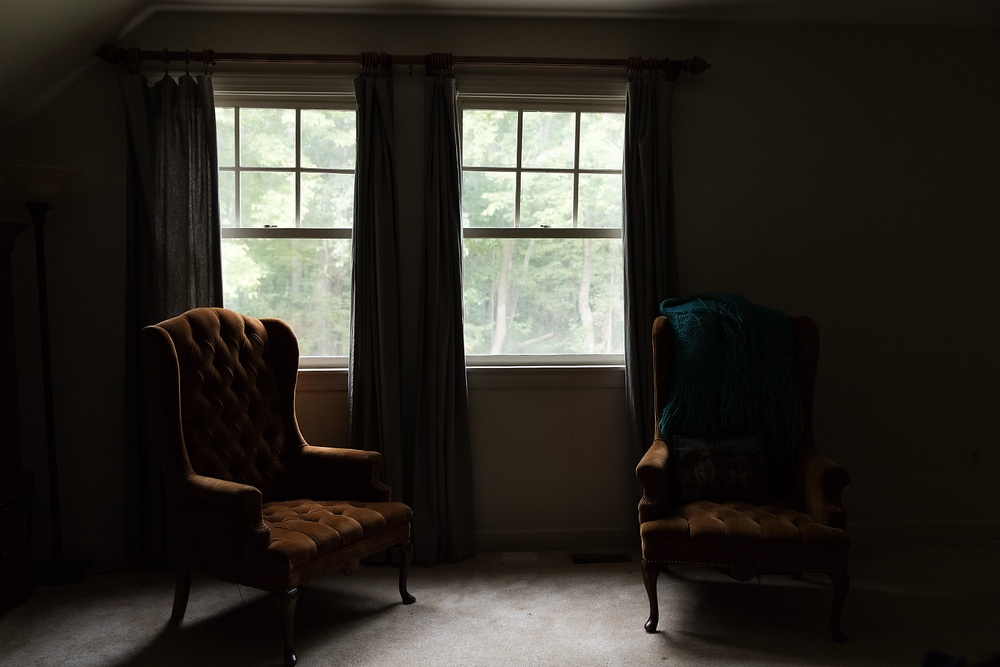
#> input picture Computer Vision/Sample_Images/IMG1.jpg, 1000 x 667 px, shrunk from 1600 x 1067 before the run; its folder holds only this picture in this run
$ python -i FCV_Code.py   (imports and definitions only)
#> lines starting #> are read from the running program, lines starting #| are printed output that depends on the picture
#> further down, picture is the input picture: shape (667, 1000, 3); mean B, G, R 37.2, 43.7, 47.3
import cv2
import numpy as np
import streamlit as st
import glob
import matplotlib.pyplot as plt

# Set Streamlit page configuration
# [4 lines not run here, left out]
# Input for gamma value
# [1 line that did not run here, left out]
# [14 lines not run here, left out]

# ---- Define Image Processing Methods ----
# Method 1: CLAHE
def apply_clahe(image):
    lab_image = cv2.cvtColor(image, cv2.COLOR_BGR2LAB)
#> lab_image: shape (667, 1000, 3); mean of channels 0, 1, 2 43, 128.5, 131.9
    l_channel, a_channel, b_channel = cv2.split(lab_image)
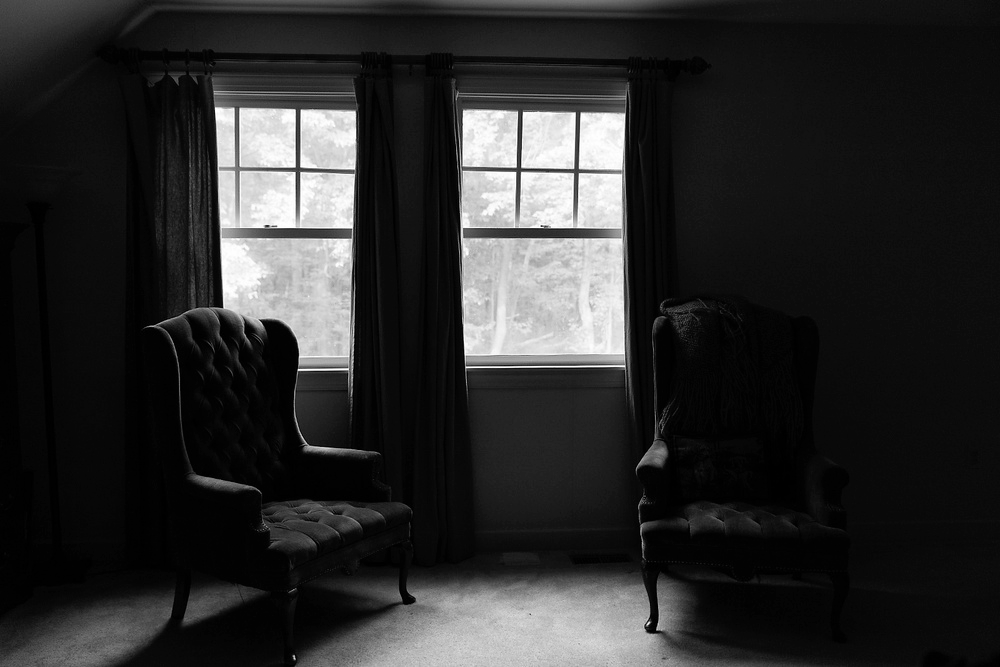
#> l_channel: shape (667, 1000); min 0, max 255, mean 43
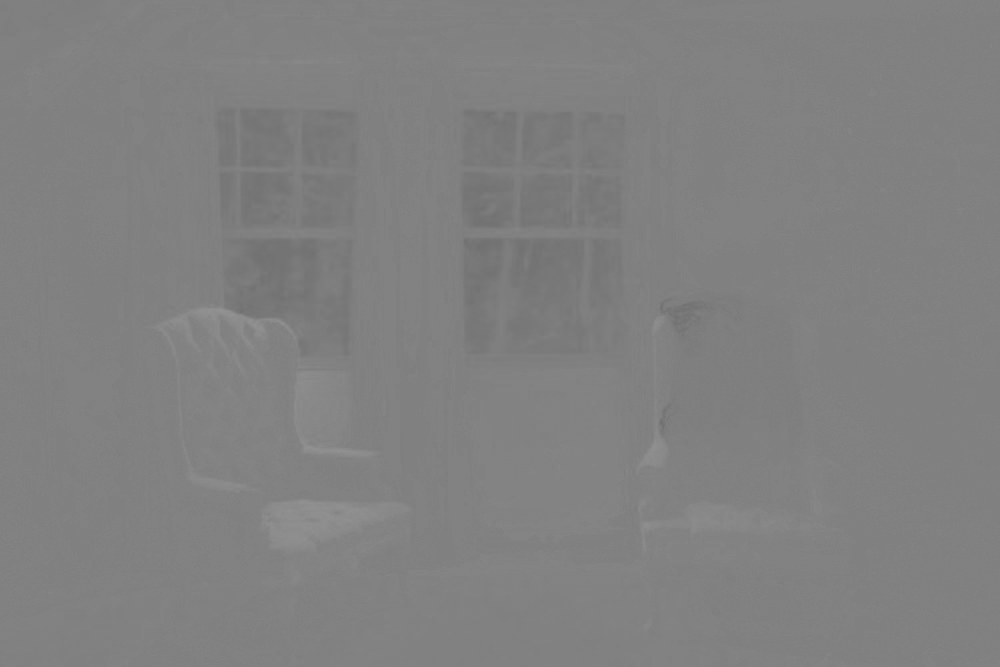
#> a_channel: shape (667, 1000); min 112, max 147, mean 128.5
    clahe = cv2.createCLAHE(clipLimit=2.0, tileGridSize=(8, 8))
    clahe_l = clahe.apply(l_channel)
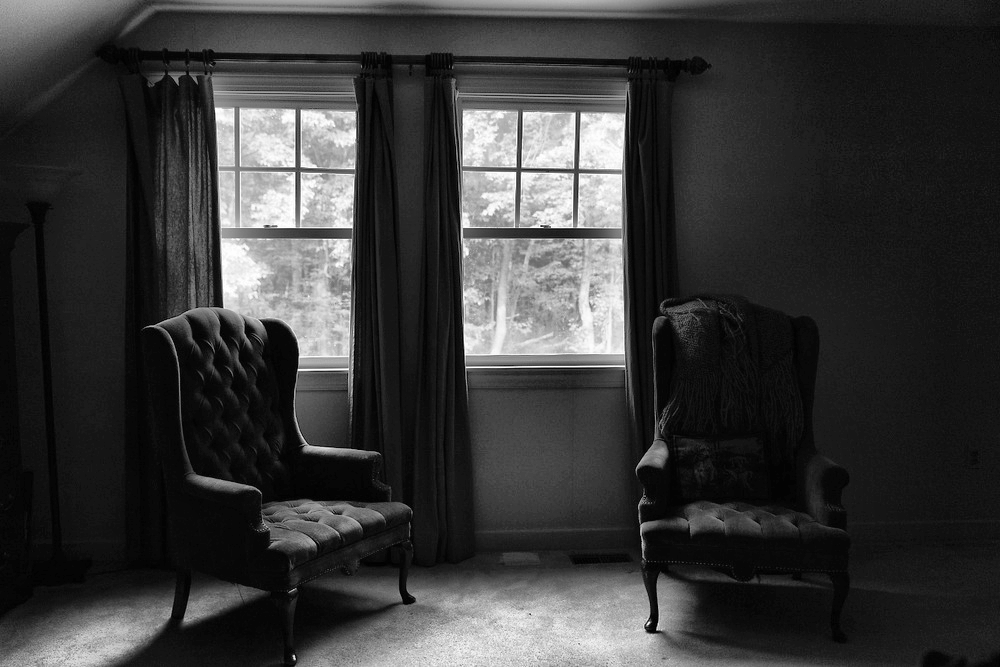
#> clahe_l: shape (667, 1000); min 1, max 255, mean 55.8
    enhanced_lab_image = cv2.merge((clahe_l, a_channel, b_channel))
#> enhanced_lab_image: shape (667, 1000, 3); mean of channels 0, 1, 2 55.8, 128.5, 131.9
    return cv2.cvtColor(enhanced_lab_image, cv2.COLOR_LAB2BGR)
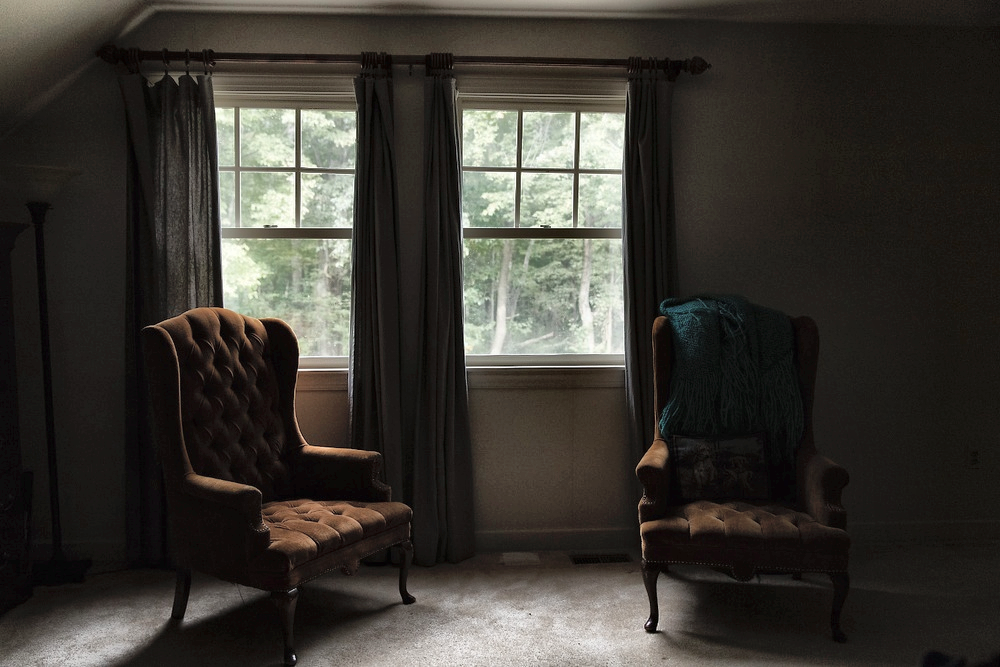
#> returned value: shape (667, 1000, 3); mean B, G, R 49.2, 55.1, 58.4

# Method 2: Linear Contrast Stretching
def linear_contrast_stretch(image):
    stretched_image = cv2.normalize(image, None, 0, 255, cv2.NORM_MINMAX)
    return stretched_image

# Method 3: Luminance Adjustment using Template Matching with SIFT
# [26 lines left out: function get_best_match_image, not called in this run]

# [1 line that did not run here, left out]

# Method 4: Luminance Adjustment
# [11 lines left out: function adjust_luminance, not called in this run]

# [1 line that did not run here, left out]

# Method 5: Gamma Correction
# [4 lines left out: function apply_gamma_correction, not called in this run]

# [1 line that did not run here, left out]

# ---- Display Images in Streamlit ----
# [2 lines not run here, left out]

# Display images in rows of two columns
# Row 1: Original and CLAHE
# [1 line that did not run here, left out]
# [8 lines not run here, left out]

# Row 2: Linear Contrast Stretching and Luminance Adjustment
# [1 line that did not run here, left out]
# [8 lines not run here, left out]

# Row 3: Gamma Correction and Gamma Curve Plot
# [1 line that did not run here, left out]
# [17 lines not run here, left out]

>>> import cv2
>>> picture = cv2.imread('../Sample_Images/IMG1.jpg')
>>> result = apply_clahe(picture)

$ run again, on Computer Vision/Sample_Images/IMG3.jpg
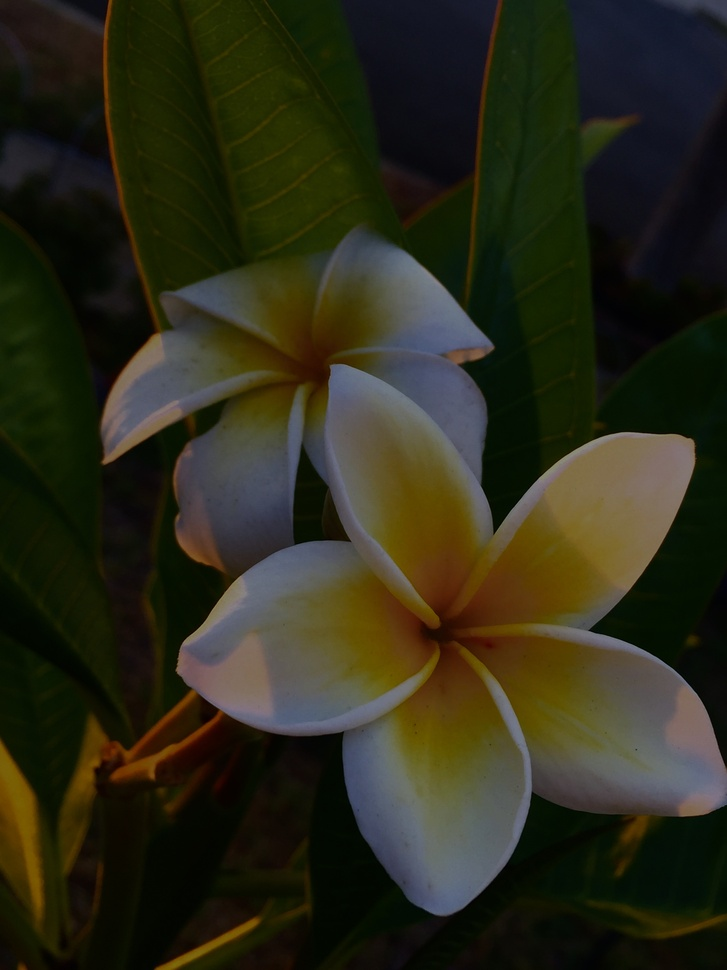
#> input picture Computer Vision/Sample_Images/IMG3.jpg, 727 x 970 px, shrunk from 2448 x 3264 before the run
#> picture is the input picture: shape (970, 727, 3); mean B, G, R 25.3, 42.5, 43.1
#> lab_image: shape (970, 727, 3); mean of channels 0, 1, 2 42.9, 126.1, 137.2
#> in apply_clahe, `l_channel, a_channel, b_channel = cv2.split(lab_image)`:
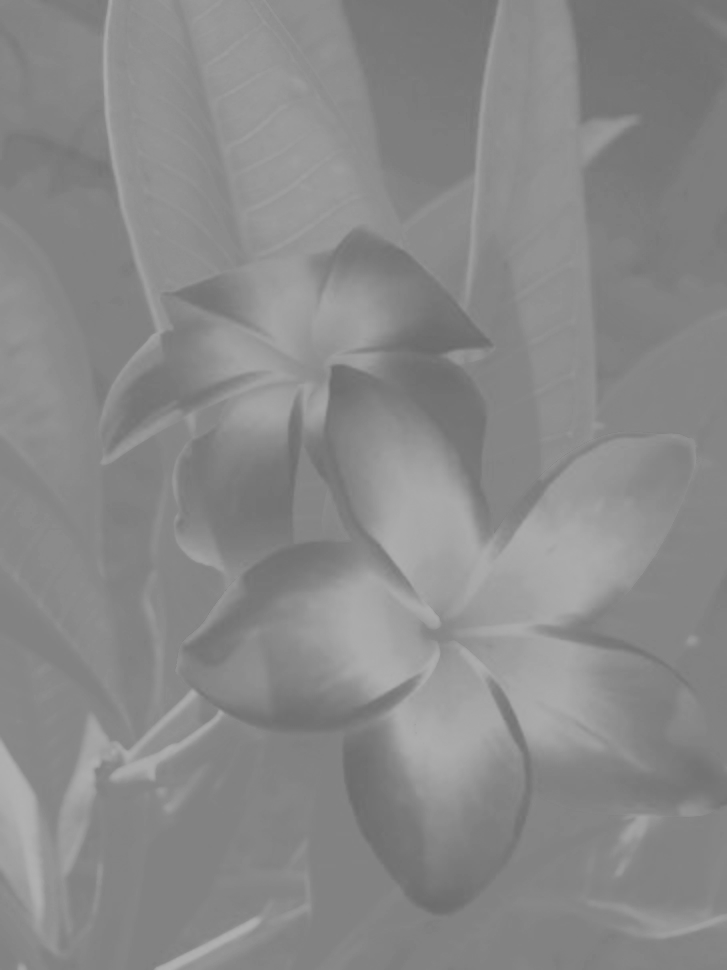
#> b_channel: shape (970, 727); min 106, max 177, mean 137.2
#> enhanced_lab_image: shape (970, 727, 3); mean of channels 0, 1, 2 64.7, 126.1, 137.2
#> in apply_clahe, `return cv2.cvtColor(enhanced_lab_image, cv2.COLOR_LAB2BGR)`:
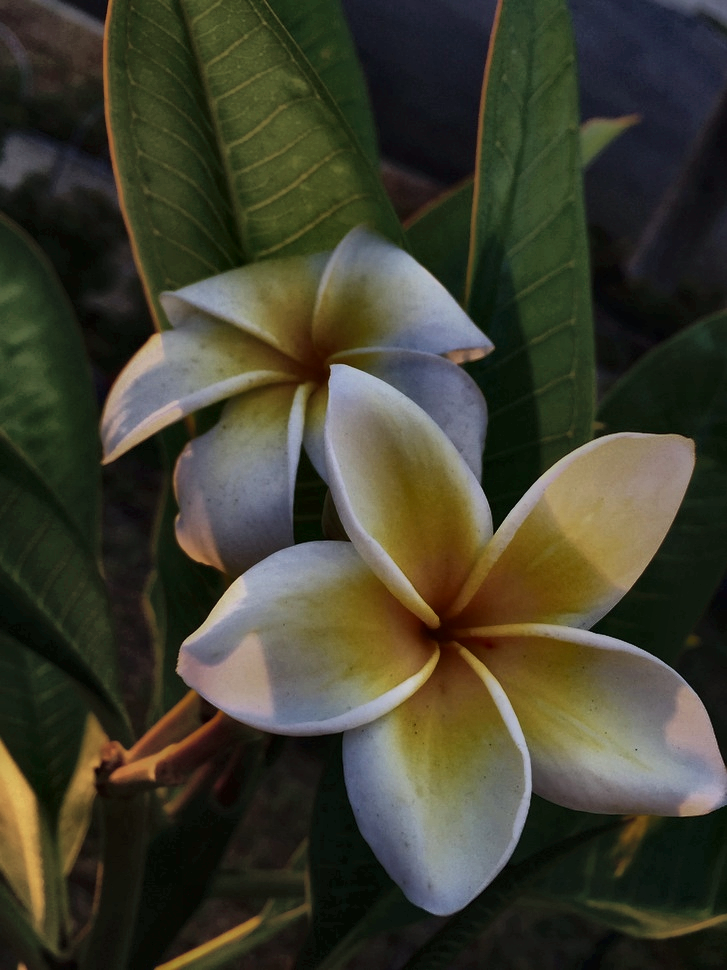
#> returned value: shape (970, 727, 3); mean B, G, R 46.9, 62.6, 63.4

$ run again, on Computer Vision/Sample_Images/IMG5.jpg
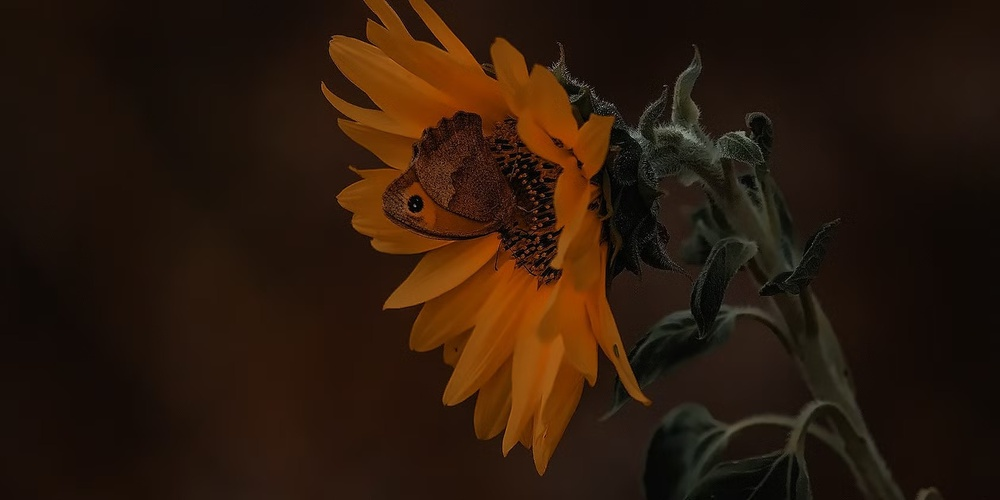
#> input picture Computer Vision/Sample_Images/IMG5.jpg, 1000 x 500 px, shrunk from 1680 x 840 before the run
#> picture is the input picture: shape (500, 1000, 3); mean B, G, R 11.4, 25, 43.7
#> lab_image: shape (500, 1000, 3); mean of channels 0, 1, 2 28.1, 135.1, 138.4
#> in apply_clahe, `l_channel, a_channel, b_channel = cv2.split(lab_image)`:
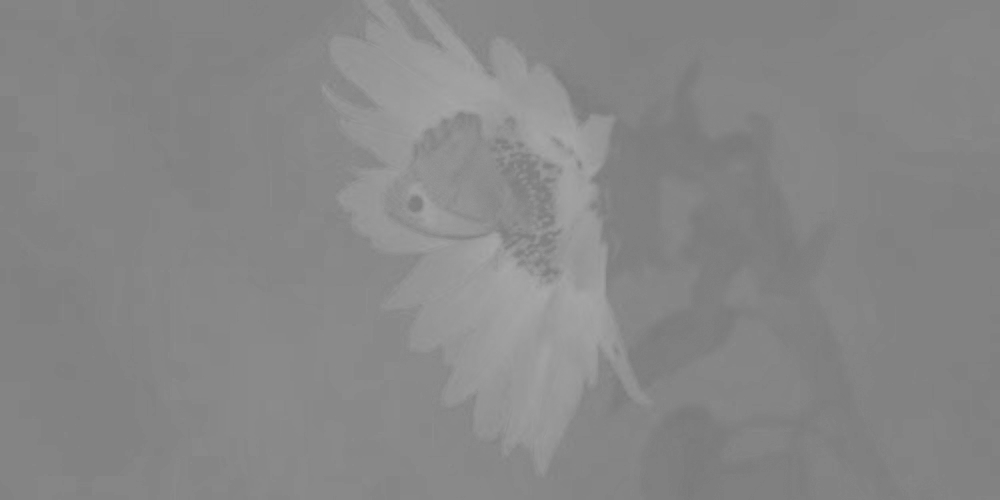
#> a_channel: shape (500, 1000); min 120, max 169, mean 135.1
#> enhanced_lab_image: shape (500, 1000, 3); mean of channels 0, 1, 2 46.4, 135.1, 138.4
#> in apply_clahe, `return cv2.cvtColor(enhanced_lab_image, cv2.COLOR_LAB2BGR)`:
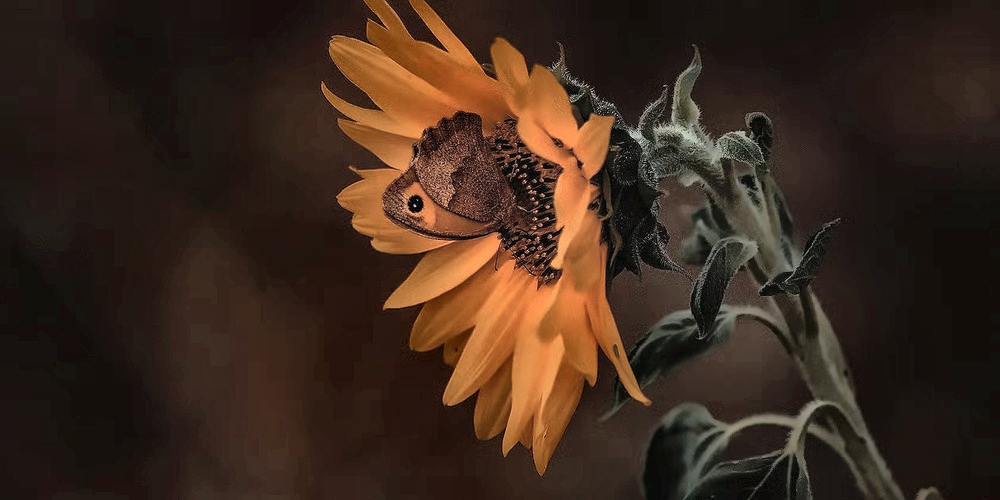
#> returned value: shape (500, 1000, 3); mean B, G, R 29.3, 41.5, 61
